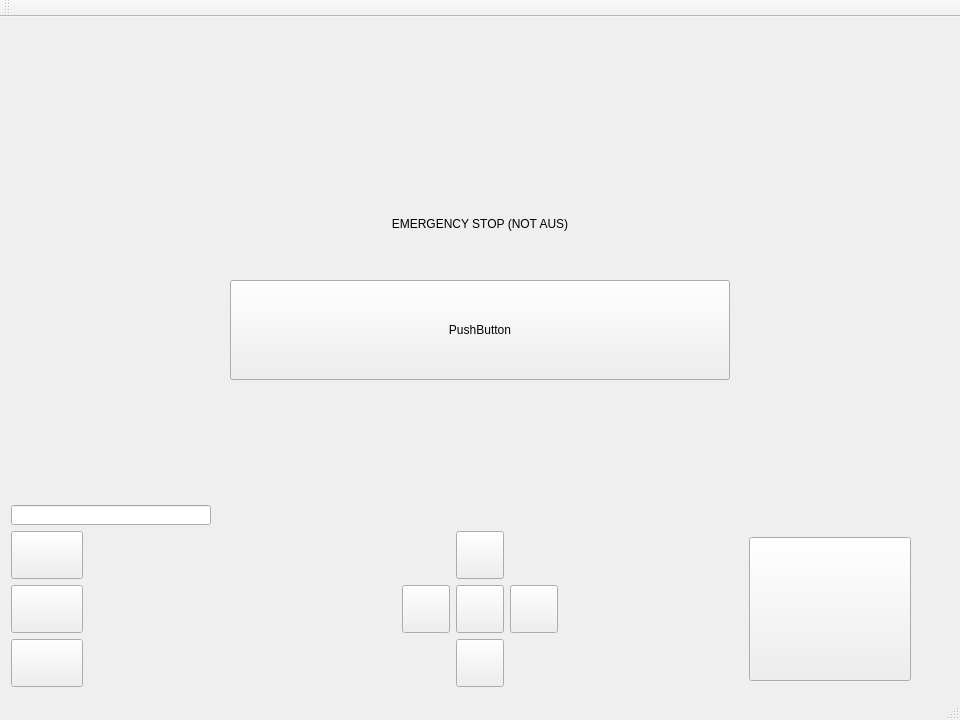
<?xml version="1.0" encoding="UTF-8"?>
<ui version="4.0">
 <class>MainWindow</class>
 <widget class="QMainWindow" name="MainWindow">
  <property name="geometry">
   <rect>
    <x>0</x>
    <y>0</y>
    <width>960</width>
    <height>720</height>
   </rect>
  </property>
  <property name="sizePolicy">
   <sizepolicy hsizetype="Preferred" vsizetype="Preferred">
    <horstretch>0</horstretch>
    <verstretch>0</verstretch>
   </sizepolicy>
  </property>
  <property name="minimumSize">
   <size>
    <width>800</width>
    <height>450</height>
   </size>
  </property>
  <property name="maximumSize">
   <size>
    <width>1600</width>
    <height>900</height>
   </size>
  </property>
  <property name="sizeIncrement">
   <size>
    <width>0</width>
    <height>0</height>
   </size>
  </property>
  <property name="baseSize">
   <size>
    <width>800</width>
    <height>450</height>
   </size>
  </property>
  <property name="windowTitle">
   <string>MainWindow</string>
  </property>
  <widget class="QWidget" name="centralWidget">
   <layout class="QGridLayout" name="gridLayout">
    <item row="3" column="1">
     <layout class="QGridLayout" name="gridLayout_2">
      <item row="1" column="6">
       <widget class="QPushButton" name="pushButton_4">
        <property name="sizePolicy">
         <sizepolicy hsizetype="Expanding" vsizetype="Fixed">
          <horstretch>0</horstretch>
          <verstretch>0</verstretch>
         </sizepolicy>
        </property>
        <property name="minimumSize">
         <size>
          <width>48</width>
          <height>48</height>
         </size>
        </property>
        <property name="maximumSize">
         <size>
          <width>48</width>
          <height>48</height>
         </size>
        </property>
        <property name="text">
         <string/>
        </property>
        <property name="icon">
         <iconset resource="iconky.qrc">
          <normaloff>:/tvary/10181283.png</normaloff>:/tvary/10181283.png</iconset>
        </property>
        <property name="iconSize">
         <size>
          <width>48</width>
          <height>48</height>
         </size>
        </property>
       </widget>
      </item>
      <item row="2" column="6">
       <widget class="QPushButton" name="pushButton_3">
        <property name="sizePolicy">
         <sizepolicy hsizetype="Expanding" vsizetype="Fixed">
          <horstretch>0</horstretch>
          <verstretch>0</verstretch>
         </sizepolicy>
        </property>
        <property name="minimumSize">
         <size>
          <width>48</width>
          <height>48</height>
         </size>
        </property>
        <property name="maximumSize">
         <size>
          <width>48</width>
          <height>48</height>
         </size>
        </property>
        <property name="text">
         <string/>
        </property>
        <property name="icon">
         <iconset resource="iconky.qrc">
          <normaloff>:/tvary/sipka dole.png</normaloff>:/tvary/sipka dole.png</iconset>
        </property>
        <property name="iconSize">
         <size>
          <width>48</width>
          <height>48</height>
         </size>
        </property>
       </widget>
      </item>
      <item row="1" column="7">
       <widget class="QPushButton" name="pushButton_5">
        <property name="sizePolicy">
         <sizepolicy hsizetype="Expanding" vsizetype="Fixed">
          <horstretch>0</horstretch>
          <verstretch>0</verstretch>
         </sizepolicy>
        </property>
        <property name="minimumSize">
         <size>
          <width>48</width>
          <height>48</height>
         </size>
        </property>
        <property name="maximumSize">
         <size>
          <width>48</width>
          <height>48</height>
         </size>
        </property>
        <property name="text">
         <string/>
        </property>
        <property name="icon">
         <iconset resource="iconky.qrc">
          <normaloff>:/tvary/sipka vpravo.png</normaloff>:/tvary/sipka vpravo.png</iconset>
        </property>
        <property name="iconSize">
         <size>
          <width>48</width>
          <height>48</height>
         </size>
        </property>
       </widget>
      </item>
      <item row="0" column="6">
       <widget class="QPushButton" name="pushButton_2">
        <property name="sizePolicy">
         <sizepolicy hsizetype="Expanding" vsizetype="Fixed">
          <horstretch>0</horstretch>
          <verstretch>0</verstretch>
         </sizepolicy>
        </property>
        <property name="minimumSize">
         <size>
          <width>48</width>
          <height>48</height>
         </size>
        </property>
        <property name="maximumSize">
         <size>
          <width>48</width>
          <height>48</height>
         </size>
        </property>
        <property name="text">
         <string/>
        </property>
        <property name="icon">
         <iconset resource="iconky.qrc">
          <normaloff>:/tvary/sipka hore.png</normaloff>:/tvary/sipka hore.png</iconset>
        </property>
        <property name="iconSize">
         <size>
          <width>48</width>
          <height>48</height>
         </size>
        </property>
       </widget>
      </item>
      <item row="1" column="5">
       <widget class="QPushButton" name="pushButton_6">
        <property name="sizePolicy">
         <sizepolicy hsizetype="Expanding" vsizetype="Fixed">
          <horstretch>0</horstretch>
          <verstretch>0</verstretch>
         </sizepolicy>
        </property>
        <property name="minimumSize">
         <size>
          <width>48</width>
          <height>48</height>
         </size>
        </property>
        <property name="maximumSize">
         <size>
          <width>48</width>
          <height>48</height>
         </size>
        </property>
        <property name="text">
         <string/>
        </property>
        <property name="icon">
         <iconset resource="iconky.qrc">
          <normaloff>:/tvary/sipka vlavo.png</normaloff>:/tvary/sipka vlavo.png</iconset>
        </property>
        <property name="iconSize">
         <size>
          <width>48</width>
          <height>48</height>
         </size>
        </property>
       </widget>
      </item>
      <item row="1" column="8">
       <spacer name="horizontalSpacer">
        <property name="orientation">
         <enum>Qt::Orientation::Horizontal</enum>
        </property>
        <property name="sizeHint" stdset="0">
         <size>
          <width>40</width>
          <height>20</height>
         </size>
        </property>
       </spacer>
      </item>
      <item row="1" column="3">
       <spacer name="horizontalSpacer_3">
        <property name="orientation">
         <enum>Qt::Orientation::Horizontal</enum>
        </property>
        <property name="sizeHint" stdset="0">
         <size>
          <width>40</width>
          <height>20</height>
         </size>
        </property>
       </spacer>
      </item>
     </layout>
    </item>
    <item row="0" column="3">
     <layout class="QVBoxLayout" name="verticalLayout_2">
      <item>
       <spacer name="verticalSpacer_2">
        <property name="orientation">
         <enum>Qt::Orientation::Vertical</enum>
        </property>
        <property name="sizeType">
         <enum>QSizePolicy::Policy::Minimum</enum>
        </property>
        <property name="sizeHint" stdset="0">
         <size>
          <width>20</width>
          <height>40</height>
         </size>
        </property>
       </spacer>
      </item>
      <item>
       <layout class="QGridLayout" name="gridLayout_3">
        <item row="4" column="0">
         <spacer name="verticalSpacer">
          <property name="orientation">
           <enum>Qt::Orientation::Vertical</enum>
          </property>
          <property name="sizeHint" stdset="0">
           <size>
            <width>20</width>
            <height>40</height>
           </size>
          </property>
         </spacer>
        </item>
        <item row="0" column="0">
         <widget class="LidarWidget" name="lidarWidget" native="true">
          <property name="enabled">
           <bool>true</bool>
          </property>
          <property name="sizePolicy">
           <sizepolicy hsizetype="Fixed" vsizetype="Expanding">
            <horstretch>0</horstretch>
            <verstretch>0</verstretch>
           </sizepolicy>
          </property>
          <property name="minimumSize">
           <size>
            <width>200</width>
            <height>160</height>
           </size>
          </property>
          <property name="maximumSize">
           <size>
            <width>200</width>
            <height>200</height>
           </size>
          </property>
         </widget>
        </item>
       </layout>
      </item>
     </layout>
    </item>
    <item row="3" column="3">
     <layout class="QVBoxLayout" name="verticalLayout">
      <property name="spacing">
       <number>4</number>
      </property>
      <item>
       <widget class="QPushButton" name="pushButton_15">
        <property name="sizePolicy">
         <sizepolicy hsizetype="Minimum" vsizetype="Fixed">
          <horstretch>0</horstretch>
          <verstretch>0</verstretch>
         </sizepolicy>
        </property>
        <property name="minimumSize">
         <size>
          <width>162</width>
          <height>144</height>
         </size>
        </property>
        <property name="maximumSize">
         <size>
          <width>144</width>
          <height>144</height>
         </size>
        </property>
        <property name="text">
         <string/>
        </property>
        <property name="icon">
         <iconset resource="iconky.qrc">
          <normaloff>:/tvary/NOT AUS.png</normaloff>:/tvary/NOT AUS.png</iconset>
        </property>
        <property name="iconSize">
         <size>
          <width>130</width>
          <height>130</height>
         </size>
        </property>
       </widget>
      </item>
     </layout>
    </item>
    <item row="3" column="0">
     <layout class="QVBoxLayout" name="verticalLayout_6">
      <property name="sizeConstraint">
       <enum>QLayout::SizeConstraint::SetMinimumSize</enum>
      </property>
      <item>
       <widget class="QPushButton" name="pushButton">
        <property name="sizePolicy">
         <sizepolicy hsizetype="Minimum" vsizetype="Fixed">
          <horstretch>0</horstretch>
          <verstretch>0</verstretch>
         </sizepolicy>
        </property>
        <property name="minimumSize">
         <size>
          <width>48</width>
          <height>48</height>
         </size>
        </property>
        <property name="maximumSize">
         <size>
          <width>72</width>
          <height>72</height>
         </size>
        </property>
        <property name="text">
         <string/>
        </property>
        <property name="icon">
         <iconset resource="iconky.qrc">
          <normaloff>:/tvary/1664849-200.png</normaloff>:/tvary/1664849-200.png</iconset>
        </property>
        <property name="iconSize">
         <size>
          <width>48</width>
          <height>48</height>
         </size>
        </property>
       </widget>
      </item>
      <item>
       <widget class="QPushButton" name="pushButton_10">
        <property name="minimumSize">
         <size>
          <width>48</width>
          <height>48</height>
         </size>
        </property>
        <property name="maximumSize">
         <size>
          <width>72</width>
          <height>72</height>
         </size>
        </property>
        <property name="text">
         <string/>
        </property>
        <property name="icon">
         <iconset resource="iconky.qrc">
          <normaloff>:/tvary/automatika.png</normaloff>:/tvary/automatika.png</iconset>
        </property>
        <property name="iconSize">
         <size>
          <width>48</width>
          <height>48</height>
         </size>
        </property>
       </widget>
      </item>
      <item>
       <widget class="QPushButton" name="pushButton_9">
        <property name="sizePolicy">
         <sizepolicy hsizetype="Fixed" vsizetype="Fixed">
          <horstretch>0</horstretch>
          <verstretch>0</verstretch>
         </sizepolicy>
        </property>
        <property name="minimumSize">
         <size>
          <width>48</width>
          <height>48</height>
         </size>
        </property>
        <property name="maximumSize">
         <size>
          <width>72</width>
          <height>72</height>
         </size>
        </property>
        <property name="text">
         <string/>
        </property>
        <property name="icon">
         <iconset resource="iconky.qrc">
          <normaloff>:/tvary/turn_on.png</normaloff>:/tvary/turn_on.png</iconset>
        </property>
        <property name="iconSize">
         <size>
          <width>48</width>
          <height>48</height>
         </size>
        </property>
       </widget>
      </item>
     </layout>
    </item>
    <item row="0" column="1">
     <layout class="QGridLayout" name="gridLayout_4">
      <item row="0" column="0">
       <spacer name="verticalSpacer_5">
        <property name="orientation">
         <enum>Qt::Orientation::Vertical</enum>
        </property>
        <property name="sizeHint" stdset="0">
         <size>
          <width>20</width>
          <height>40</height>
         </size>
        </property>
       </spacer>
      </item>
      <item row="3" column="0">
       <widget class="QPushButton" name="pushButton_8">
        <property name="sizePolicy">
         <sizepolicy hsizetype="Preferred" vsizetype="Preferred">
          <horstretch>0</horstretch>
          <verstretch>0</verstretch>
         </sizepolicy>
        </property>
        <property name="minimumSize">
         <size>
          <width>400</width>
          <height>100</height>
         </size>
        </property>
        <property name="maximumSize">
         <size>
          <width>500</width>
          <height>100</height>
         </size>
        </property>
        <property name="text">
         <string>PushButton</string>
        </property>
       </widget>
      </item>
      <item row="2" column="0">
       <widget class="QLabel" name="NotAusLabel">
        <property name="minimumSize">
         <size>
          <width>400</width>
          <height>100</height>
         </size>
        </property>
        <property name="maximumSize">
         <size>
          <width>500</width>
          <height>100</height>
         </size>
        </property>
        <property name="text">
         <string>EMERGENCY STOP (NOT AUS)</string>
        </property>
        <property name="alignment">
         <set>Qt::AlignmentFlag::AlignCenter</set>
        </property>
        <property name="textInteractionFlags">
         <set>Qt::TextInteractionFlag::LinksAccessibleByMouse</set>
        </property>
       </widget>
      </item>
      <item row="6" column="0">
       <spacer name="verticalSpacer_6">
        <property name="orientation">
         <enum>Qt::Orientation::Vertical</enum>
        </property>
        <property name="sizeHint" stdset="0">
         <size>
          <width>20</width>
          <height>40</height>
         </size>
        </property>
       </spacer>
      </item>
     </layout>
    </item>
    <item row="0" column="0">
     <layout class="QVBoxLayout" name="verticalLayout_7">
      <item>
       <spacer name="verticalSpacer_4">
        <property name="orientation">
         <enum>Qt::Orientation::Vertical</enum>
        </property>
        <property name="sizeType">
         <enum>QSizePolicy::Policy::Minimum</enum>
        </property>
        <property name="sizeHint" stdset="0">
         <size>
          <width>20</width>
          <height>40</height>
         </size>
        </property>
       </spacer>
      </item>
      <item>
       <widget class="RevSenWidget" name="revSenWidget" native="true">
        <property name="sizePolicy">
         <sizepolicy hsizetype="Fixed" vsizetype="Expanding">
          <horstretch>0</horstretch>
          <verstretch>0</verstretch>
         </sizepolicy>
        </property>
        <property name="minimumSize">
         <size>
          <width>200</width>
          <height>160</height>
         </size>
        </property>
        <property name="maximumSize">
         <size>
          <width>200</width>
          <height>200</height>
         </size>
        </property>
        <property name="baseSize">
         <size>
          <width>0</width>
          <height>0</height>
         </size>
        </property>
       </widget>
      </item>
      <item>
       <spacer name="verticalSpacer_3">
        <property name="orientation">
         <enum>Qt::Orientation::Vertical</enum>
        </property>
        <property name="sizeHint" stdset="0">
         <size>
          <width>20</width>
          <height>30</height>
         </size>
        </property>
       </spacer>
      </item>
      <item>
       <widget class="QLineEdit" name="lineEdit">
        <property name="sizePolicy">
         <sizepolicy hsizetype="Fixed" vsizetype="Fixed">
          <horstretch>0</horstretch>
          <verstretch>0</verstretch>
         </sizepolicy>
        </property>
        <property name="minimumSize">
         <size>
          <width>160</width>
          <height>20</height>
         </size>
        </property>
        <property name="maximumSize">
         <size>
          <width>200</width>
          <height>20</height>
         </size>
        </property>
        <property name="text">
         <string/>
        </property>
        <property name="maxLength">
         <number>20</number>
        </property>
       </widget>
      </item>
     </layout>
    </item>
   </layout>
  </widget>
  <widget class="QMenuBar" name="menuBar">
   <property name="geometry">
    <rect>
     <x>0</x>
     <y>0</y>
     <width>960</width>
     <height>17</height>
    </rect>
   </property>
  </widget>
  <widget class="QToolBar" name="mainToolBar">
   <attribute name="toolBarArea">
    <enum>TopToolBarArea</enum>
   </attribute>
   <attribute name="toolBarBreak">
    <bool>false</bool>
   </attribute>
  </widget>
  <widget class="QStatusBar" name="statusBar"/>
 </widget>
 <layoutdefault spacing="6" margin="11"/>
 <customwidgets>
  <customwidget>
   <class>LidarWidget</class>
   <extends>QWidget</extends>
   <header>lidarwidget.h</header>
   <container>1</container>
  </customwidget>
  <customwidget>
   <class>RevSenWidget</class>
   <extends>QWidget</extends>
   <header>revsenwidget.h</header>
   <container>1</container>
  </customwidget>
 </customwidgets>
 <resources>
  <include location="iconky.qrc"/>
 </resources>
 <connections/>
</ui>
